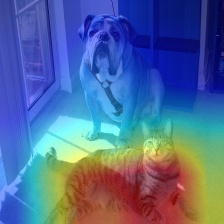
%> input picture bip/run_CARLA_driving/pytorch_grad_cam/examples/augsmooth.jpg, 224 x 224 px
$ octave --eval "result = hart_transformer_extractor(imread('../../bip/run_CARLA_driving/pytorch_grad_cam/examples/augsmooth.jpg'));"   (GNU Octave 9; MATLAB toolbox functions it lacks are replaced by stand-ins)
%> lines starting %> are read from the running program, lines starting %| are printed output that depends on the picture
function normImg = hart_transformer_extractor(img)
% HART_TRANSFORMER_EXTRACTOR HART + Transformer混合特征提取器
%
% 架构设计：
%   - HART核心：Spatial Attention + 双流架构
%   - Transformer创新：Self-Attention替换部分LSTM
%   - 保持时序建模能力，增强特征交互
%
% 创新点：
%   1. 空间注意力（HART）+ 特征自注意力（Transformer）
%   2. 双流特征融合 + 多头注意力
%   3. 时序建模：LSTM门控 + Self-Attention
%
% 参数:
%   img - 输入图像 [H×W×C] 或 [H×W]
%
% 返回:
%   normImg - 归一化特征图 [H×W]

    % 持久化变量（时序状态）
    persistent lstm_h lstm_c attention_center feature_history frame_count;

    % 初始化
    if isempty(frame_count)
        frame_count = 0;
        lstm_h = [];
        lstm_c = [];
        attention_center = [0.5, 0.5];
        feature_history = [];  % 用于self-attention
    end
    frame_count = frame_count + 1;

    %% 预处理
    if size(img, 3) == 3
        img = rgb2gray(img);
    end
    img = double(img) / 255.0;
%> img: size 224x224 double
    [H, W] = size(img);
%> H = 224; W = 224

    %% ========== 步骤1: Spatial Attention（HART空间注意力） ==========

    % 高斯注意力窗口
    uy = attention_center(1) * H;
%> uy = 112
    ux = attention_center(2) * W;
%> ux = 112
    sy = 0.25 * H;
%> sy = 56
    sx = 0.25 * W;
%> sx = 56

    [X, Y] = meshgrid(1:W, 1:H);
    attention_map = exp(-((X-ux).^2 / (2*sx^2) + (Y-uy).^2 / (2*sy^2)));
    attention_map = attention_map / (sum(attention_map(:)) + eps);

    % 应用空间注意力
    attended_img = img .* (1.0 + 2.0 * attention_map);

    %% ========== 步骤2: V1层（Gabor滤波器） ==========

    orientations = [0, 45, 90, 135];
    wavelength = 4;
    gabor_responses = zeros(H, W, length(orientations));

    for i = 1:length(orientations)
        theta = orientations(i) * pi / 180;
        sigma = wavelength / pi;
        kernel_size = 2 * ceil(3 * sigma) + 1;
        gabor_kernel = create_gabor_filter(kernel_size, theta, wavelength, sigma);
        gabor_responses(:,:,i) = abs(imfilter(attended_img, gabor_kernel, 'same', 'replicate'));
    end
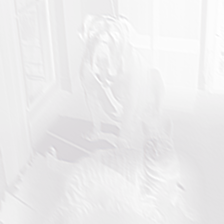
%> gabor_responses: size 224x224x4 double; mean R, G, B, A 0.109, 0.0822, 0.109, 0.0822; transparent parts drawn white

    v1_output = mean(gabor_responses, 3);

    %% ========== 步骤3: 双流架构（Dorsal + Ventral） ==========

    % Dorsal Stream（位置）
    [Gx, Gy] = imgradientxy(attended_img, 'sobel');
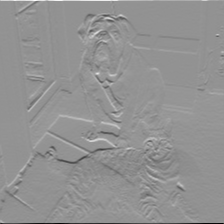
%> Gy: size 224x224 double; min -2.58, max 1.91, mean 0.00374; drawn with min black and max white
    gradient_magnitude = sqrt(Gx.^2 + Gy.^2);
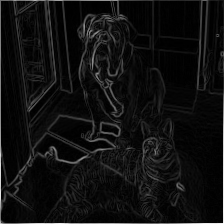
%> gradient_magnitude: size 224x224 double; min 7.57e-08, max 2.72, mean 0.175; drawn with min black and max white
    dorsal_features = 0.6 * gradient_magnitude + 0.4 * v1_output;

    % Ventral Stream（特征）
    local_std = stdfilt(attended_img, ones(5,5));
    ventral_enhanced = adapthisteq(attended_img, 'ClipLimit', 0.02, 'NumTiles', [4 4]);
    ventral_features = 0.4 * v1_output + 0.3 * local_std + 0.3 * ventral_enhanced;
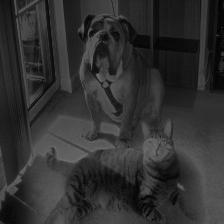
%> ventral_features: size 224x224 double; min 0.00726, max 0.437, mean 0.191

    %% ========== 步骤4: Transformer-Inspired Feature Enhancement（创新点！） ==========

    % 简化的Self-Attention机制：全局-局部特征交互
    % 不做完整的QKV矩阵运算，而是用全局统计增强局部特征

    % 全局特征统计（模拟Query-Key匹配）
    dorsal_mean = mean(dorsal_features(:));
%> dorsal_mean = 0.143
    dorsal_std = std(dorsal_features(:));
%> dorsal_std = 0.162
    ventral_mean = mean(ventral_features(:));
%> ventral_mean = 0.191
    ventral_std = std(ventral_features(:));
%> ventral_std = 0.0872

    % 全局上下文向量（模拟attention的全局信息）
    global_context = [dorsal_mean, dorsal_std, ventral_mean, ventral_std];
%> global_context = [0.143 0.162 0.191 0.0872]
    global_weight = mean(global_context);  % 归一化权重
%> global_weight = 0.146

    % Self-Attention效果：用全局信息调制局部特征（Plan B最优配置）
    % Head 1: Dorsal特征增强
    dorsal_normalized = (dorsal_features - dorsal_mean) / (dorsal_std + eps);
    dorsal_enhanced = dorsal_features + 0.15 * global_weight * dorsal_normalized;

    % Head 2: Ventral特征增强
    ventral_normalized = (ventral_features - ventral_mean) / (ventral_std + eps);
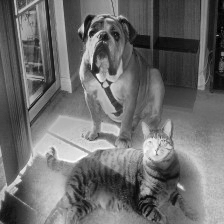
%> ventral_normalized: size 224x224 double; min -2.11, max 2.82, mean 1.55e-14; drawn with min black and max white
    ventral_enhanced = ventral_features + 0.15 * global_weight * ventral_normalized;

    % 多头融合（Transformer的multi-head概念）
    transformer_features = 0.5 * dorsal_enhanced + 0.5 * ventral_enhanced;
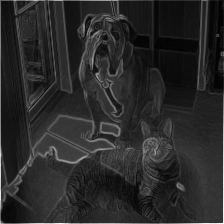
%> transformer_features: size 224x224 double; min -0.0231, max 1.13, mean 0.167; drawn with min black and max white

    %% ========== 步骤5: 历史特征存储（用于跨帧attention） ==========

    % 保存最近N帧的特征用于temporal attention
    max_history = 3;  % 保存3帧历史
    current_feature_vector = [mean(dorsal_features(:)); mean(ventral_features(:))];
%> current_feature_vector = [0.143; 0.191]

    if isempty(feature_history)
        feature_history = current_feature_vector;
%> feature_history = [0.143; 0.191]
    else
        feature_history = [feature_history, current_feature_vector];
        if size(feature_history, 2) > max_history
            feature_history = feature_history(:, end-max_history+1:end);
        end
    end

    %% ========== 步骤6: LSTM时序建模（保留HART核心） ==========

    % 初始化LSTM状态
    if isempty(lstm_h) || any(size(lstm_h) ~= size(ventral_features))
        lstm_h = ventral_features;
        lstm_c = ventral_features;
    end

    % LSTM门控（Plan B配置）
    input_gate = 0.5;     % 输入门
    forget_gate = 0.5;    % 遗忘门
    output_gate = 0.9;    % 输出门

    % 输入调制（ventral + transformer）
    combined_input = 0.6 * ventral_features + 0.4 * transformer_features;
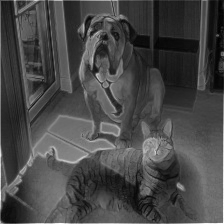
%> combined_input: size 224x224 double; min -0.00441, max 0.652, mean 0.181; drawn with min black and max white
    input_modulated = tanh(combined_input);

    % 更新LSTM状态
    lstm_c = forget_gate * lstm_c + input_gate * input_modulated;
    lstm_h = output_gate * tanh(lstm_c);

    %% ========== 步骤7: 特征融合（Plan B最优配置） ==========
    % 融合所有层次的特征（加权平均）
    fused_features = 0.20 * dorsal_features + ...      % 位置信息
                     0.30 * lstm_h + ...               % 时序记忆
                     0.30 * transformer_features + ... % 全局上下文
                     0.20 * v1_output;                 % 基础特征

    % 再次应用空间注意力调制
    final_features = fused_features .* (1.0 + 0.5 * attention_map);

    %% ========== 步骤8: 更新注意力中心（预测性注意力） ==========

    [~, max_idx] = max(final_features(:));
%> max_idx = 50176
    [max_y, max_x] = ind2sub(size(final_features), max_idx);
%> max_y = 224; max_x = 224

    % 平滑更新
    attention_center(1) = 0.7 * attention_center(1) + 0.3 * (max_y / H);
    attention_center(2) = 0.7 * attention_center(2) + 0.3 * (max_x / W);
    attention_center = max(0.2, min(0.8, attention_center));
%> attention_center = [0.65 0.65]

    %% ========== 步骤9: 归一化输出 ==========
    normImg = (final_features - min(final_features(:))) / ...
              (max(final_features(:)) - min(final_features(:)) + eps);
end


%% ========== 辅助函数 ==========

function kernel = create_gabor_filter(size, theta, wavelength, sigma)
    if mod(size, 2) == 0
        size = size + 1;
    end

    half_size = (size - 1) / 2;
    [x, y] = meshgrid(-half_size:half_size, -half_size:half_size);

    x_theta = x * cos(theta) + y * sin(theta);
    y_theta = -x * sin(theta) + y * cos(theta);

    gaussian = exp(-(x_theta.^2 + y_theta.^2) / (2 * sigma^2));
    sinusoid = cos(2 * pi * x_theta / wavelength);

    kernel = gaussian .* sinusoid;
    kernel = kernel / sum(abs(kernel(:)));
end

function y = softmax_1d(x)
    % 简化的1D softmax
    exp_x = exp(x - max(x));  % 数值稳定性
    y = exp_x / sum(exp_x);
end

$ run again, on bip/run_CARLA_driving/pytorch_grad_cam/examples/cam_gb_dog.jpg
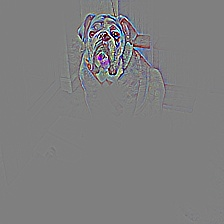
%> input picture bip/run_CARLA_driving/pytorch_grad_cam/examples/cam_gb_dog.jpg, 224 x 224 px
%> dorsal_mean = 0.137
%> dorsal_std = 0.264
%> ventral_mean = 0.206
%> ventral_std = 0.0386
%> global_context = [0.137 0.264 0.206 0.0386]
%> global_weight = 0.161
%> in hart_transformer_extractor, `transformer_features = 0.5 * dorsal_enhanced + 0.5 * ventral_enhanced;`:
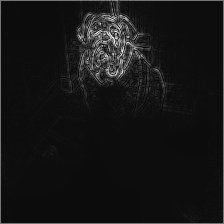
%> transformer_features: size 224x224 double; min 0.0337, max 1.64, mean 0.171; drawn with min black and max white
%> current_feature_vector = [0.137; 0.206]
%> in hart_transformer_extractor, `lstm_c = forget_gate * lstm_c + input_gate * input_modulated;`:
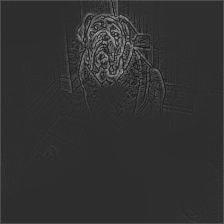
%> lstm_c: size 224x224 double; min 0.0763, max 0.635, mean 0.197
%> max_idx = 27380
%> max_y = 52; max_x = 123
%> attention_center = [0.42 0.515]

$ run again, on bip/run_CARLA_driving/pytorch_grad_cam/examples/cat.jpg
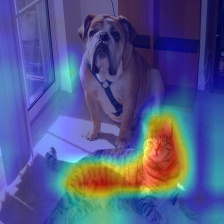
%> input picture bip/run_CARLA_driving/pytorch_grad_cam/examples/cat.jpg, 224 x 224 px
%> dorsal_mean = 0.147
%> dorsal_std = 0.155
%> ventral_mean = 0.187
%> ventral_std = 0.0891
%> global_context = [0.147 0.155 0.187 0.0891]
%> global_weight = 0.145
%> in hart_transformer_extractor, `transformer_features = 0.5 * dorsal_enhanced + 0.5 * ventral_enhanced;`:
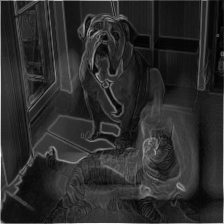
%> transformer_features: size 224x224 double; min -0.0233, max 1.07, mean 0.167; drawn with min black and max white
%> current_feature_vector = [0.147; 0.187]
%> in hart_transformer_extractor, `combined_input = 0.6 * ventral_features + 0.4 * transformer_features;`:
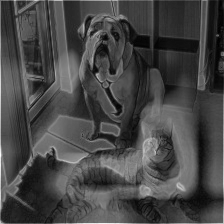
%> combined_input: size 224x224 double; min -0.00415, max 0.655, mean 0.179; drawn with min black and max white
%> max_idx = 156
%> max_x = 1
%> attention_center = [0.559 0.351]

$ run again, on bip/run_CARLA_driving/pytorch_grad_cam/examples/dog.jpg
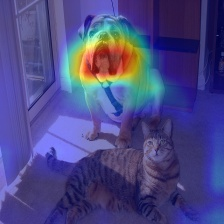
%> input picture bip/run_CARLA_driving/pytorch_grad_cam/examples/dog.jpg, 224 x 224 px
%> dorsal_mean = 0.133
%> dorsal_std = 0.142
%> ventral_mean = 0.175
%> ventral_std = 0.0817
%> global_context = [0.133 0.142 0.175 0.0817]
%> global_weight = 0.133
%> current_feature_vector = [0.133; 0.175]
%> in hart_transformer_extractor, `combined_input = 0.6 * ventral_features + 0.4 * transformer_features;`:
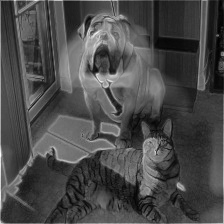
%> combined_input: size 224x224 double; min -0.0043, max 0.582, mean 0.167; drawn with min black and max white
%> max_idx = 156
%> max_x = 1
%> attention_center = [0.559 0.351]
